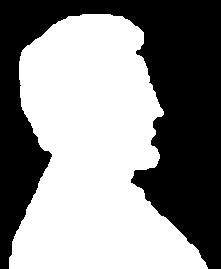
%> input picture CSE_LAB_4TH/401/exam_prep/9.image morphological operations erosion and dilation/Fig9.14(a).jpg, 221 x 269 px
$ octave boundary_extraction.m   (GNU Octave 9; MATLAB toolbox functions it lacks are replaced by stand-ins)
%> lines starting %> are read from the running program, lines starting %| are printed output that depends on the picture
%erosion
clc;
clear all;
close all;
img=imread('Fig9.14(a).jpg');
%> img is the input picture: size 269x221 uint8; min 0, max 255, mean 139.2
%img=rgb2gray(img);
[M N]=size(img);
%> M = 269; N = 221

se=strel('ball',5,5);
nHood=getnhood(se);
[m n]=size(nHood);

p=floor(m/2);
q=floor(n/2);

P=zeros(M+2*p,N+2*q);
P(p+1:M+p,q+1:N+q)=img;
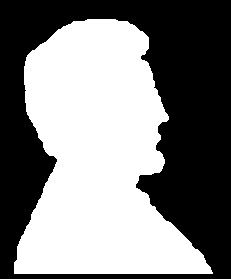
%> P: size 279x231 double; min 0, max 255, mean 128.4

for i=1:M
    for j=1:N
        subimg=P(i:i+2*p,j:j+2*q);
        g(i,j)=min(subimg(:));
    end
end
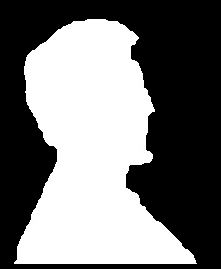
%> g: size 269x221 double; min 0, max 255, mean 116.6

h=img-uint8(g);
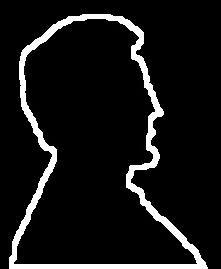
%> h: size 269x221 uint8; min 0, max 255, mean 22.6

subplot(2,1,1);
imshow(img);
title('Original image');


subplot(2,1,2);
imshow(uint8(h));
title('boundary image');
